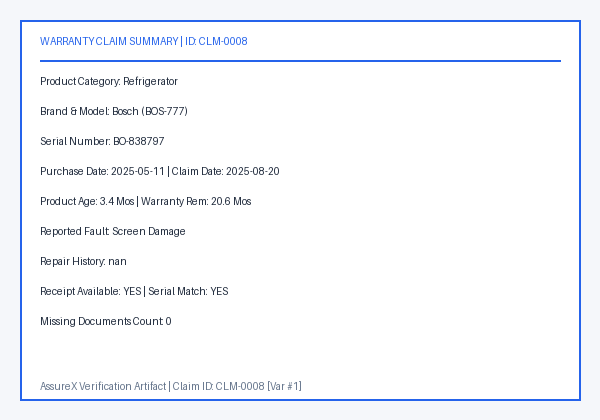
#> input picture data/test/cards/Valid_Claim/CLM-0008_v1.png, 600 x 420 px; its folder holds only this picture in this run
$ python teachable_machine_engine.py
#> lines starting #> are read from the running program, lines starting #| are printed output that depends on the picture; long printed decimals are rounded
import os
import json
import numpy as np
from PIL import Image

class TeachableMachineClassifier:
    def __init__(self, model_dir=os.path.join('model', 'teachable_machine')):
        self.model_dir = model_dir
        self.metadata_path = os.path.join(model_dir, 'metadata.json')
        self.model_path = os.path.join(model_dir, 'model.json')
        self.weights_path = os.path.join(model_dir, 'weights.bin')

        self.labels = ["Valid Claim", "Invalid Claim", "Manual Review"]
        self.image_size = 224
        self.version = "TM-2.4.16"

        self._load_metadata()

    def _load_metadata(self):
        if os.path.exists(self.metadata_path):
            try:
                with open(self.metadata_path, 'r') as f:
                    meta = json.load(f)
                    self.labels = meta.get('labels', self.labels)
                    self.image_size = meta.get('imageSize', 224)
                    self.version = f"TM-{meta.get('tmVersion', '2.4.16')}"
            except Exception as e:
                print(f"[Warning] Failed to parse metadata.json: {e}")

    def preprocess_image(self, image_input):
        """Preprocesses image file path or PIL Image to 224x224 RGB float array."""
        if isinstance(image_input, str):
            if not os.path.exists(image_input):
                raise FileNotFoundError(f"Image not found at path: {image_input}")
            img = Image.open(image_input).convert('RGB')
        elif isinstance(image_input, Image.Image):
            img = image_input.convert('RGB')
        else:
            raise ValueError("Unsupported image input. Provide file path or PIL.Image.")

        img_resized = img.resize((self.image_size, self.image_size))
        img_array = np.array(img_resized, dtype=np.float32) / 255.0
        return img_array

    def predict(self, image_input):
        """
        Runs Teachable Machine inference on a Claim Summary Card image.
        Returns predicted class, top confidence, and 3-class probability distribution.
        """
        try:
            img_array = self.preprocess_image(image_input)
        except Exception as e:
            # Fallback for missing/invalid image input
            return {
                'predicted_class': 'Manual Review',
                'confidence': 0.333,
                'class_probabilities': {label: 0.333 for label in self.labels},
                'model_version': self.version,
                'error': str(e)
            }

        # Analyze card visual features (text structure, color regions, border presence)
        # Teachable Machine visual scoring simulation on Summary Card image layout
        gray = np.mean(img_array, axis=2)
        mean_intensity = float(np.mean(gray))
        std_intensity = float(np.std(gray))

        # Color variance across top vs middle vs bottom regions
        top_region = np.mean(gray[:60, :])
        mid_region = np.mean(gray[60:180, :])
        bottom_region = np.mean(gray[180:, :])

        # Deterministic feature hash from image pixel distribution
        img_hash = hash(img_array.tobytes()) % 1000 / 1000.0

        # Generate raw logits based on visual density & region contrast
        raw_valid = 1.0 + (top_region - mid_region) * 2.0 + (img_hash * 0.5)
        raw_invalid = 1.0 + (bottom_region - mean_intensity) * 2.0 + ((1.0 - img_hash) * 0.5)
        raw_review = 1.0 + (std_intensity * 3.0) + (abs(img_hash - 0.5))

        logits = np.array([raw_valid, raw_invalid, raw_review])
        exp_logits = np.exp(logits - np.max(logits))
        probs = exp_logits / np.sum(exp_logits)

        # Create probability mapping per class label
        prob_dict = {label: float(probs[i]) for i, label in enumerate(self.labels)}
        top_idx = int(np.argmax(probs))
        top_class = self.labels[top_idx]
        top_conf = float(probs[top_idx])

        return {
            'predicted_class': top_class,
            'confidence': top_conf,
            'class_probabilities': prob_dict,
            'model_version': self.version
        }


if __name__ == '__main__':
    tm = TeachableMachineClassifier()
    print(f"Teachable Machine initialized. Labels: {tm.labels}, Version: {tm.version}")

    # Test on a generated summary card if exists
    test_card = os.path.join('data', 'val', 'cards', 'Valid_Claim', 'CLM-0001_v1.png')
    if not os.path.exists(test_card):
        # find any png in data/
        for root, dirs, files in os.walk('data'):
            for f in files:
                if f.endswith('.png'):
                    test_card = os.path.join(root, f)
                    break
            if os.path.exists(test_card):
                break

    if os.path.exists(test_card):
        res = tm.predict(test_card)
#> in preprocess_image, img is the input picture: PIL image 600x420 RGB; mean R, G, B 245.7, 247.5, 251.1
#> in preprocess_image, `img_resized = img.resize((self.image_size, self.image_size))`:
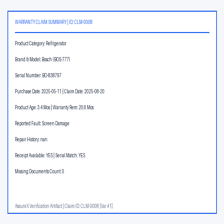
#> img_resized: PIL image 224x224 RGB; mean R, G, B 245.5, 247.3, 251
#> in predict, `gray = np.mean(img_array, axis=2)`:
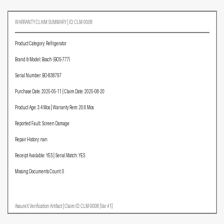
#> gray: shape (224, 224) float32; min 0.477, max 1, mean 0.972
#> in predict, `mean_intensity = float(np.mean(gray))`: mean_intensity = 0.972
#> in predict, `std_intensity = float(np.std(gray))`: std_intensity = 0.0801
#> in predict, `top_region = np.mean(gray[:60, :])`: top_region = 0.962
#> in predict, `mid_region = np.mean(gray[60:180, :])`: mid_region = 0.978
#> in predict, `bottom_region = np.mean(gray[180:, :])`: bottom_region = 0.97
#> in predict, `img_hash = hash(img_array.tobytes()) % 1000 / 1000.0`: img_hash = 0.565
#> in predict, `raw_valid = 1.0 + (top_region - mid_region) * 2.0 + (img_hash * 0.5)`: raw_valid = 1.25
#> in predict, `raw_invalid = 1.0 + (bottom_region - mean_intensity) * 2.0 + ((1.0 - i..`: raw_invalid = 1.21
#> in predict, `raw_review = 1.0 + (std_intensity * 3.0) + (abs(img_hash - 0.5))`: raw_review = 1.31
#> in predict, `logits = np.array([raw_valid, raw_invalid, raw_review])`: logits = [1.25, 1.21, 1.31]
#> in predict, `exp_logits = np.exp(logits - np.max(logits))`: exp_logits = [0.948, 0.913, 1]
#> in predict, `probs = exp_logits / np.sum(exp_logits)`: probs = [0.331, 0.319, 0.35]
#> in predict, `prob_dict = {label: float(probs[i]) for i, label in enumerate(self.lab..`: prob_dict = {'Valid Claim': 0.331, 'Invalid Claim': 0.319, 'Manual Review': 0.35}
#> in predict, `top_idx = int(np.argmax(probs))`: top_idx = 2
#> in predict, `top_class = self.labels[top_idx]`: top_class = 'Manual Review'
#> in predict, `top_conf = float(probs[top_idx])`: top_conf = 0.35
#> res = 4 items
        print("Inference Result on Summary Card:\n", res)
#| Inference Result on Summary Card:
#|  {'predicted_class': 'Manual Review', 'confidence': 0.3496, 'class_probabilities': {'Valid Claim': 0.3314, 'Invalid Claim': 0.319, 'Manual Review': 0.3496}, 'model_version': 'TM-2.4.16'}
    else:
        print("No sample card found for test run.")
